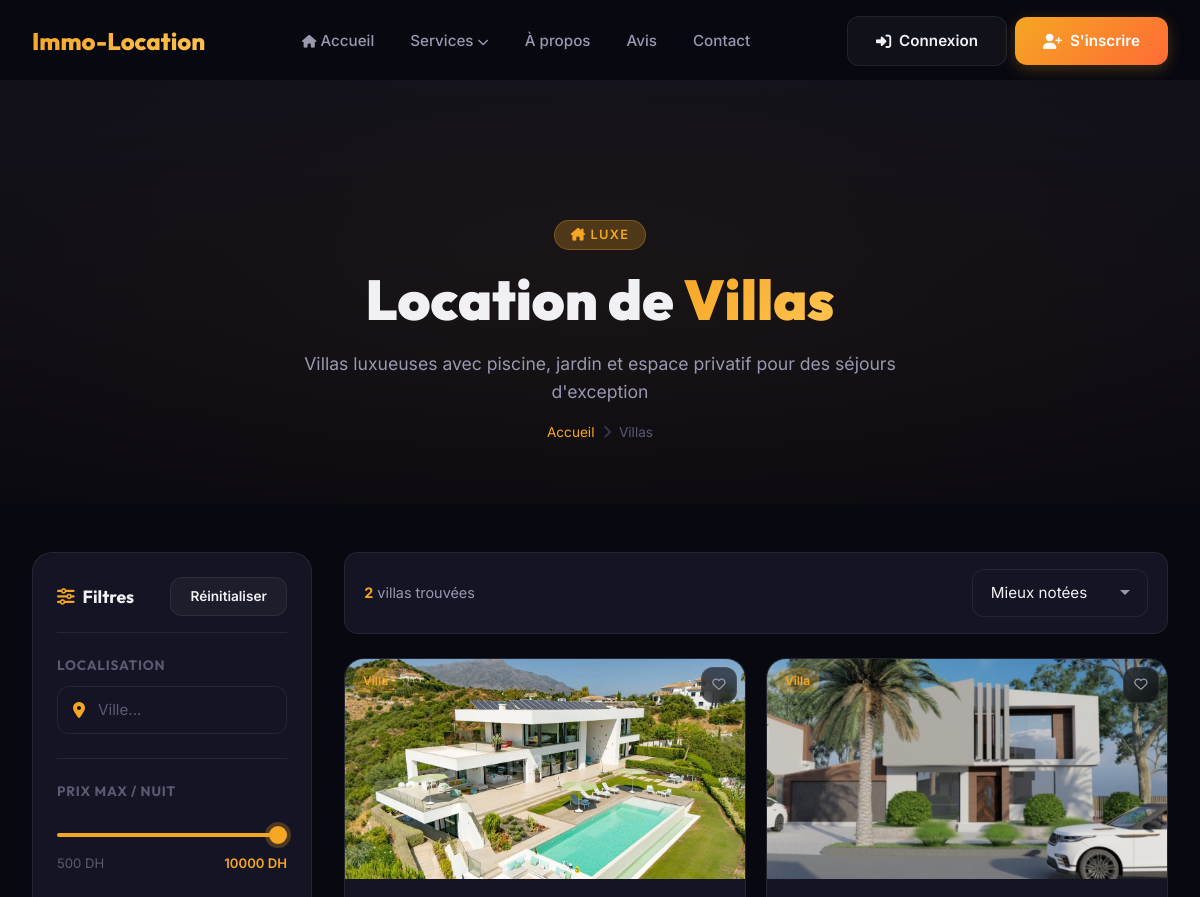
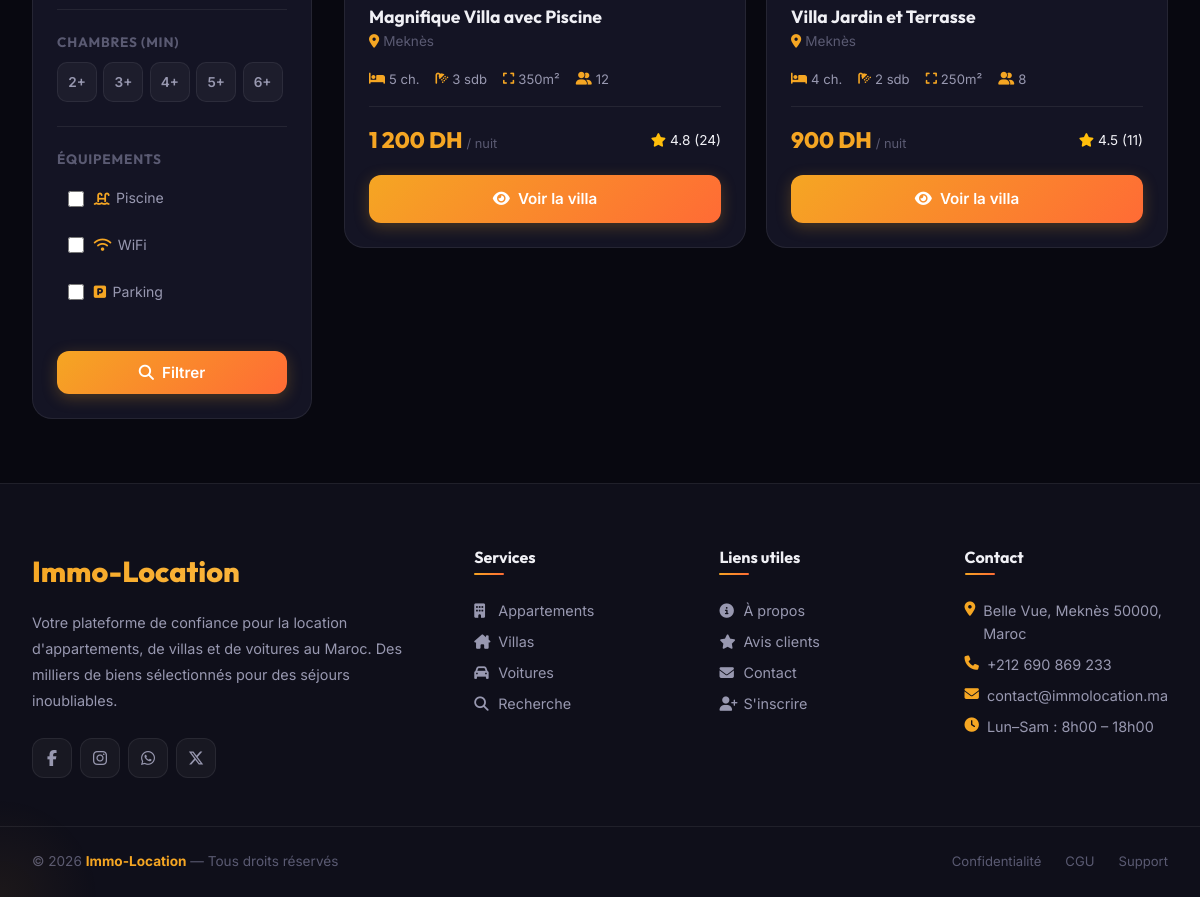
/page/villa.php, run on the app's committed database (2 pictures, top to bottom).
### tables this page shows
CREATE TABLE IF NOT EXISTS biens (
  id              INT AUTO_INCREMENT PRIMARY KEY,
  proprietaire_id INT NOT NULL,
  titre           VARCHAR(255) NOT NULL,
  description     TEXT,
  type_bien       ENUM('appartement','villa','maison') NOT NULL,
  adresse         VARCHAR(255),
  ville           VARCHAR(100),
  prix_nuit       DECIMAL(10,2) NOT NULL,
  surface         INT COMMENT 'en m²',
  nb_chambres     INT DEFAULT 1,
  nb_salles_bain  INT DEFAULT 1,
  nb_personnes    INT DEFAULT 2,
  wifi            TINYINT(1) DEFAULT 0,
  piscine         TINYINT(1) DEFAULT 0,
  parking         TINYINT(1) DEFAULT 0,
  climatisation   TINYINT(1) DEFAULT 0,
  cuisine         TINYINT(1) DEFAULT 0,
  disponible      TINYINT(1) DEFAULT 1,
  note_moyenne    DECIMAL(3,2) DEFAULT 0.00,
  nb_avis         INT DEFAULT 0,
  image_principale VARCHAR(255),
  vues            INT DEFAULT 0,
  statut          ENUM('actif','inactif','en_attente') DEFAULT 'actif',
  date_creation   DATETIME DEFAULT CURRENT_TIMESTAMP,
  date_modification DATETIME ON UPDATE CURRENT_TIMESTAMP,
  FOREIGN KEY (proprietaire_id) REFERENCES utilisateurs(id) ON DELETE CASCADE,
  INDEX idx_type_bien (type_bien),
  INDEX idx_ville     (ville),
  INDEX idx_prix      (prix_nuit),
  INDEX idx_disponible (disponible)
);

### page/villa.php (the view, shortened to what this page needs)
<?php
include '../includes/config.php';
$ville    = $_GET['ville']    ?? '';
$prix_max = $_GET['prix_max'] ?? '';
$chambres = $_GET['chambres'] ?? '';
$piscine  = isset($_GET['piscine']) ? 1 : null;
$where = "WHERE b.statut='actif' AND b.type_bien='villa'";
$sort = match($_GET['sort'] ?? 'note') {
  'prix_asc'  => 'ORDER BY b.prix_nuit ASC',
  'prix_desc' => 'ORDER BY b.prix_nuit DESC',
  'recent'    => 'ORDER BY b.date_creation DESC',
  default     => 'ORDER BY b.note_moyenne DESC',
};
$per_page = 9; $page = max(1, (int)($_GET['page'] ?? 1)); $offset = ($page-1)*$per_page;
$total_q = mysqli_fetch_assoc(mysqli_query($conn,"SELECT COUNT(*) as c FROM biens b $where"))['c'] ?? 0;
$biens = mysqli_query($conn,"SELECT b.*,u.prenom,u.nom FROM biens b JOIN utilisateurs u ON b.proprietaire_id=u.id $where $sort LIMIT $per_page OFFSET $offset");
?>
<!DOCTYPE html>
<html lang="fr">
<head>
  <link rel="stylesheet" href="https://cdnjs.cloudflare.com/ajax/libs/font-awesome/6.5.0/css/all.min.css">
  <link rel="stylesheet" href="../css/global.css">
  <link rel="stylesheet" href="../css/listing.css">
</head>
<body>
<?php include '../includes/header.php'; ?>
<main style="padding-top:80px;">
  <div class="page-hero">
    <div class="container">
      <div class="section-badge reveal"><i class="fa-solid fa-house-chimney"></i> Luxe</div>
      <h1 class="page-hero-title reveal delay-1">Location de <span style="background:var(--gradient-gold);background-size:200%;-webkit-background-clip:text;-webkit-text-fill-color:transparent;background-clip:text;animation:shimmer 3s linear infinite;">Villas</span></h1>
      <p class="page-hero-subtitle reveal delay-2">Villas luxueuses avec piscine, jardin et espace privatif pour des séjours d'exception</p>
      <nav class="breadcrumb reveal delay-3">
        <a href="acceuil.php">Accueil</a><span class="breadcrumb-sep"><i class="fa-solid fa-chevron-right"></i></span><span>Villas</span>
      </nav>
    </div>
  </div>
  <div class="container" style="padding-top:3rem;padding-bottom:4rem;">
    <div class="listing-layout">
      <aside class="filters-sidebar reveal-left">
        <div class="sidebar-header">
          <h3><i class="fa-solid fa-sliders"></i> Filtres</h3>
          <a href="villa.php" class="btn btn-secondary btn-sm">Réinitialiser</a>
        </div>
        <form method="GET">
          <div class="filter-section">
            <h4 class="filter-title">Localisation</h4>
            <div style="position:relative;">
              <i class="fa-solid fa-location-dot" style="position:absolute;left:1rem;top:50%;transform:translateY(-50%);color:var(--primary);"></i>
              <input type="text" name="ville" value="<?php echo htmlspecialchars($ville); ?>" placeholder="Ville..." class="form-control" style="padding-left:2.5rem;">
            </div>
          </div>
          <div class="filter-section">
            <h4 class="filter-title">Prix max / nuit</h4>
            <div class="price-slider-wrapper">
              <input type="range" name="prix_max" min="500" max="10000" step="100" value="<?php echo $prix_max ?: 10000; ?>" class="price-slider" id="price-range">
              <div class="price-labels"><span>500 DH</span><span id="price-display"><?php echo $prix_max ?: 10000; ?> DH</span></div>
            </div>
          </div>
          <div class="filter-section">
            <h4 class="filter-title">Chambres (min)</h4>
            <div class="room-btns">
              <?php foreach ([2,3,4,5,6] as $nb): ?>
              <button type="button" class="room-btn <?php echo $chambres==$nb?'active':''; ?>" onclick="this.closest('form').querySelector('[name=chambres]').value=<?php echo $nb; ?>;document.querySelectorAll('.room-btn').forEach(b=>b.classList.remove('active'));this.classList.add('active');"><?php echo $nb; ?>+</button>
              <?php endforeach; ?>
            </div>
          </div>
          <div class="filter-section">
            <h4 class="filter-title">Équipements</h4>
            <div class="checkbox-list">
              <label class="checkbox-item"><input type="checkbox" name="piscine" value="1" <?php echo $piscine?'checked':''; ?>><span><i class="fa-solid fa-water-ladder"></i> Piscine</span></label>
              <label class="checkbox-item"><input type="checkbox" name="wifi" value="1" <?php echo isset($_GET['wifi'])?'checked':''; ?>><span><i class="fa-solid fa-wifi"></i> WiFi</span></label>
              <label class="checkbox-item"><input type="checkbox" name="parking" value="1" <?php echo isset($_GET['parking'])?'checked':''; ?>><span><i class="fa-solid fa-square-parking"></i> Parking</span></label>
            </div>
          </div>
          <button type="submit" class="btn btn-primary w-full"><i class="fa-solid fa-magnifying-glass"></i> Filtrer</button>
        </form>
      </aside>
      <div class="listing-results">
        <div class="results-toolbar">
          <span class="results-count"><strong><?php echo $total_q; ?></strong> villa<?php echo $total_q>1?'s':''; ?> trouvée<?php echo $total_q>1?'s':''; ?></span>
          <div class="results-actions">
            <select class="form-control" style="width:auto;" onchange="window.location.href=this.value">
              <option value="?sort=note" <?php echo ($_GET['sort']??'note')==='note'?'selected':''; ?>>Mieux notées</option>
            </select>
          </div>
        </div>
        <div class="listing-grid">
          <?php if ($biens && mysqli_num_rows($biens) > 0): ?>
            <?php while ($bien = mysqli_fetch_assoc($biens)): ?>
            <div class="listing-card reveal">
              <div class="listing-card-image">
                <img src="<?php echo htmlspecialchars($bien['image_principale'] ?? '../image/villa.jpg'); ?>" alt="<?php echo htmlspecialchars($bien['titre']); ?>" loading="lazy">
                <div class="listing-card-badge"><span class="badge badge-primary">Villa</span></div>
                <button class="listing-card-fav" data-type="bien" data-id="<?php echo $bien['id']; ?>"><i class="fa-regular fa-heart"></i></button>
              </div>
              <div class="listing-card-body">
                <h3 class="listing-card-title"><?php echo htmlspecialchars($bien['titre']); ?></h3>
                <div class="listing-card-location"><i class="fa-solid fa-location-dot"></i><span><?php echo htmlspecialchars($bien['ville']); ?></span></div>
                <div class="listing-card-features">
                  <span class="listing-feat"><i class="fa-solid fa-bed"></i> <?php echo $bien['nb_chambres']; ?> ch.</span>
                  <span class="listing-feat"><i class="fa-solid fa-shower"></i> <?php echo $bien['nb_salles_bain']; ?> sdb</span>
                  <span class="listing-feat"><i class="fa-solid fa-expand"></i> <?php echo $bien['surface']; ?>m²</span>
                  <span class="listing-feat"><i class="fa-solid fa-user-group"></i> <?php echo $bien['nb_personnes']; ?></span>
                </div>
                <div class="listing-card-footer">
                  <div class="listing-price"><span class="listing-price-amount"><?php echo number_format($bien['prix_nuit'],0,',',' '); ?> DH</span><span class="listing-price-unit">/ nuit</span></div>
                  <div class="listing-rating"><i class="fa-solid fa-star"></i> <?php echo number_format($bien['note_moyenne'],1); ?> (<?php echo $bien['nb_avis']; ?>)</div>
                </div>
                <a href="detail-bien.php?id=<?php echo $bien['id']; ?>" class="btn btn-primary w-full mt-md"><i class="fa-solid fa-eye"></i> Voir la villa</a>
              </div>
            </div>
            <?php endwhile; ?>
          <?php endif; ?>
        </div>
      </div>
    </div>
  </div>
</main>
<?php include '../includes/footer.php'; ?>
</body></html>

### css/listing.css (style rules this page uses)
.listing-layout { display: grid; grid-template-columns: 280px 1fr; gap: 2rem; align-items: start; }
.filters-sidebar { background: var(--bg-card); border: 1px solid var(--border); border-radius: 20px; padding: 1.5rem; position: sticky; top: 100px; }
.sidebar-header { display: flex; align-items: center; justify-content: space-between; margin-bottom: 1.5rem; padding-bottom: 1rem; border-bottom: 1px solid var(--border); }
.sidebar-header h3 { font-family: var(--font-heading); font-size: 1.1rem; font-weight: 700; display: flex; align-items: center; gap: 0.5rem; color: var(--text-primary); }
.sidebar-header h3 i { color: var(--primary); }
.filter-section { margin-bottom: 1.5rem; padding-bottom: 1.5rem; border-bottom: 1px solid var(--border); }
.filter-section:last-of-type { border-bottom: none; margin-bottom: 1rem; }
.filter-title { font-size: 0.85rem; font-weight: 700; text-transform: uppercase; letter-spacing: 0.06em; color: var(--text-muted); margin-bottom: 0.75rem; }
.price-slider-wrapper { padding: 0.5rem 0; }
.price-slider { width: 100%; -webkit-appearance: none; height: 4px; border-radius: 2px; background: linear-gradient(to right, var(--primary) 0%, var(--primary) var(--pct, 100%), var(--border) var(--pct, 100%)); outline: none; cursor: pointer; }
.price-labels { display: flex; justify-content: space-between; font-size: 0.82rem; color: var(--text-muted); margin-top: 0.5rem; }
#price-display { color: var(--primary); font-weight: 600; }
.room-btns { display: flex; gap: 0.4rem; flex-wrap: wrap; }
.room-btn { width: 40px; height: 40px; border-radius: 10px; background: var(--glass); border: 1px solid var(--border); color: var(--text-secondary); font-size: 0.85rem; font-weight: 600; cursor: pointer; transition: all 0.2s; }
.checkbox-list { display: flex; flex-direction: column; gap: 0.5rem; }
.checkbox-item { display: flex; align-items: center; gap: 0.6rem; cursor: pointer; padding: 0.5rem 0.7rem; border-radius: 8px; transition: background 0.2s; }
.checkbox-item input[type="checkbox"] { width: 16px; height: 16px; accent-color: var(--primary); cursor: pointer; }
.checkbox-item span { font-size: 0.88rem; color: var(--text-secondary); display: flex; align-items: center; gap: 0.4rem; }
.checkbox-item span i { color: var(--primary); }
.results-toolbar { display: flex; align-items: center; justify-content: space-between; margin-bottom: 1.5rem; padding: 1rem 1.2rem; background: var(--bg-card); border: 1px solid var(--border); border-radius: 14px; flex-wrap: wrap; gap: 0.75rem; }
.results-count { font-size: 0.9rem; color: var(--text-secondary); }
.results-count strong { color: var(--primary); }
.results-actions { display: flex; align-items: center; gap: 0.75rem; }
.listing-grid { display: grid; grid-template-columns: repeat(3, 1fr); gap: 1.25rem; }
@media (max-width: 1200px) { .listing-grid { grid-template-columns: repeat(2, 1fr); } }

### data on the page
biens: image_principale (picture), titre "Magnifique Villa avec Piscine", ville "Meknès", nb_chambres "5", nb_salles_bain "3", surface "350", nb_personnes "12", prix_nuit "1 200", note_moyenne "4.8", nb_avis "24"
biens: image_principale (picture), titre "Villa Jardin et Terrasse", ville "Meknès", nb_chambres "4", nb_salles_bain "2", surface "250", nb_personnes "8", prix_nuit "900", note_moyenne "4.5", nb_avis "11"

### other printed values
$prix_max ?: 10000 "10000"
$nb "2"
$nb "3"
$nb "4"
$nb "5"
$nb "6"
$total_q "2"
